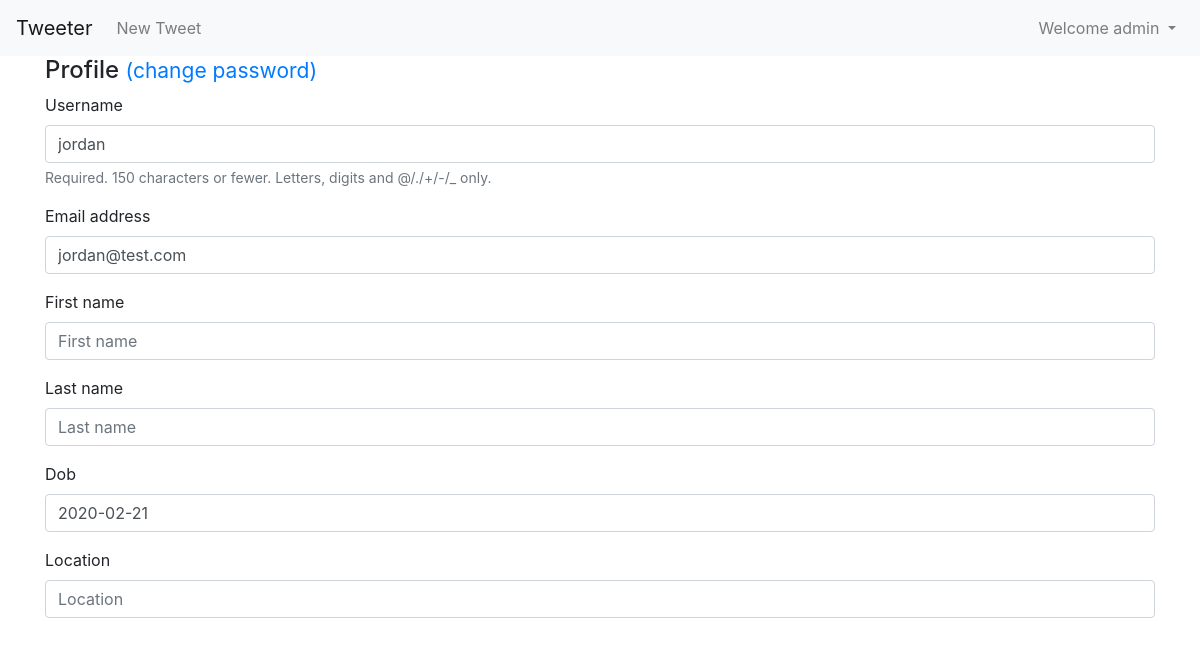
The page /users/2/update/ (signed in) on the database as committed earlier.
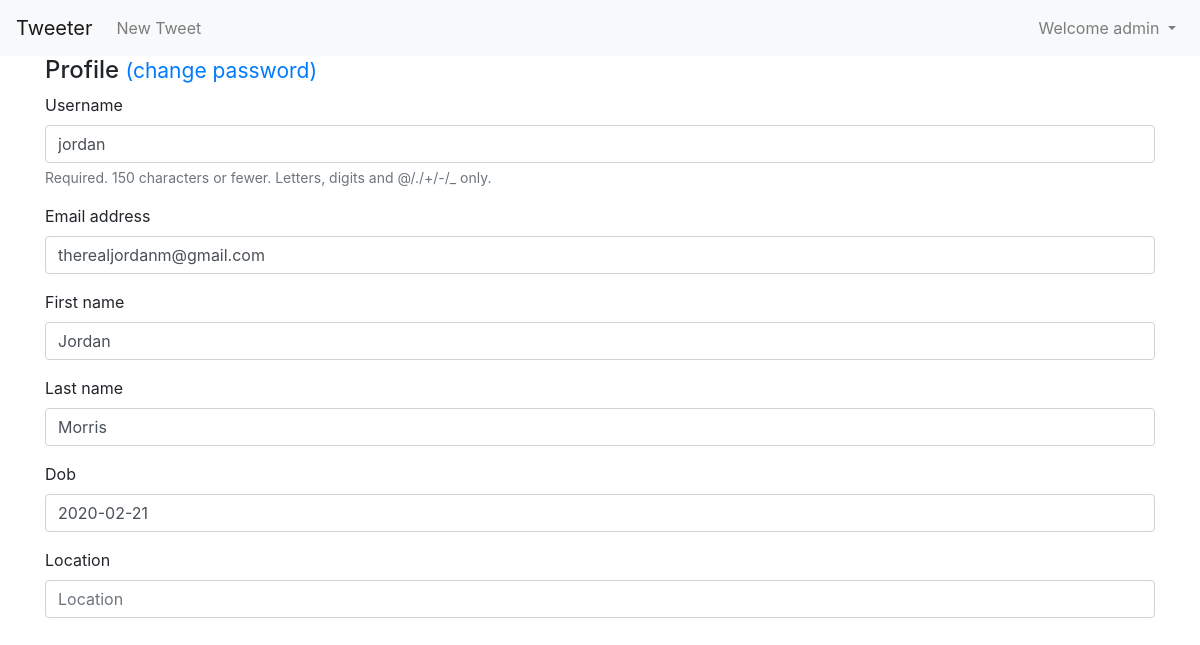
The same page on the database as committed later.
### users/models.py (models this page shows, shortened)
class CustomUser(AbstractUser):
    gender = models.CharField(max_length=255, blank=True, null=True)
    dob = models.DateField(null=True, blank=True)
    location = models.CharField(max_length=255, blank=True, null=True)

### users/views.py (the view)
# urls.py: path('<int:pk>/update/', UserUpdateView.as_view(), name='update_user'),
class UserUpdateView(SuccessMessageMixin, generic.UpdateView): # new
    form_class = CustomUserChangeForm
    success_url = reverse_lazy('home')
    template_name = 'update.html'
    success_message = 'User profile updated.' # new
    def get_queryset(self):
        user = self.request.user
        if user.is_superuser:
            return CustomUser.objects.all()
        else:
            return CustomUser.objects.filter(id=user.id)

### users/forms.py
class CustomUserChangeForm(UserChangeForm):
    password = None
    class Meta:
        model = CustomUser
        fields = ['username','email', 'first_name', 'last_name', 'dob', 'location' ]
        widgets = { 'dob': DatePickerInput() }

### users/templates/update.html (shortened to what this page needs)
{% extends 'base.html' %}
{% load bootstrap4 %}
{% block content %}
  <h4>
    Profile
    <small><a href="{% url 'change_password' %}">(change password)</a></small>
  </h4>
  <form method="post">{% csrf_token %}
    {% bootstrap_form form %}
  </form>
{% endblock content %}

Rows that differ between the two databases and show on the page:
changed CustomUser "jordan": email "jordan@test.com" → "therealjordanm@gmail.com"; first_name (not shown) → "Jordan"; last_name (not shown) → "Morris"
